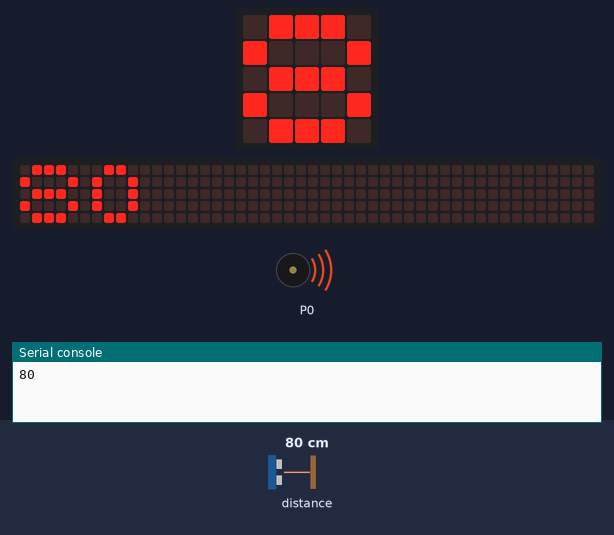
This program was run on a simulated BBC micro:bit (MakeCode). Parts: the board's 5×5 LED display, a strip that is not on the board, showing the scrolling text unrolled, buzzer (waves = sounding), the last lines printed to the serial console. The inputs (shaded band) are chosen by the test bench; at power-on: distance to the obstacle 80 cm. The 48×5 strip is a reading aid, not a part: it shows the text the display is scrolling, unrolled, one strip-width of it at a time.

Above: at 1.2 s.
1.3 s: distance to the obstacle set to 2 cm
At 3.9 s:
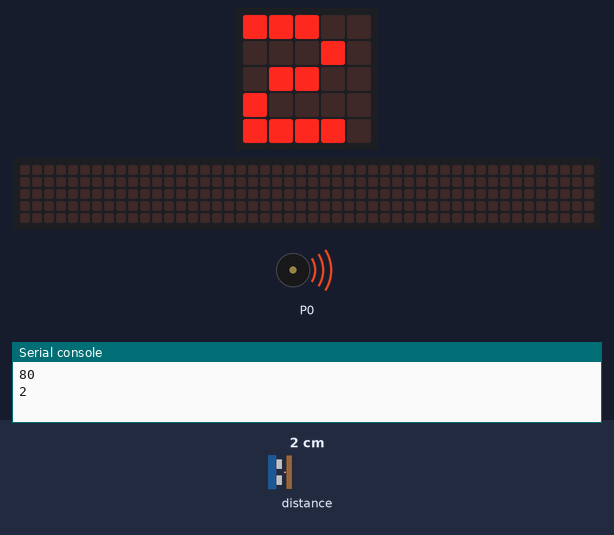
4.3 s: distance to the obstacle set to 4 cm
At 5.98 s:
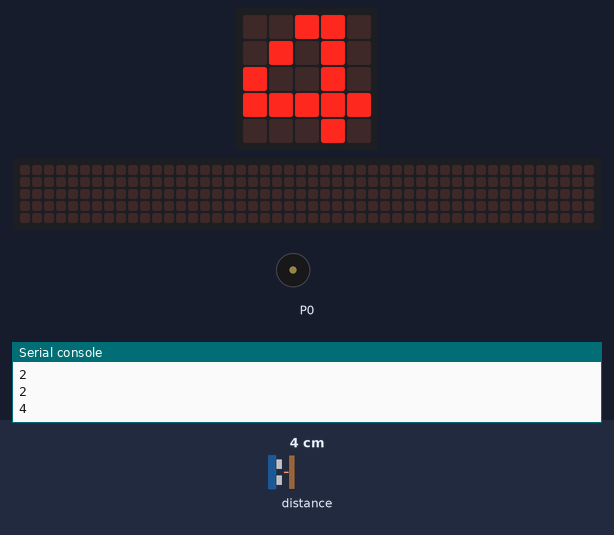
7.3 s: distance to the obstacle set to 9 cm
At 9.48 s:
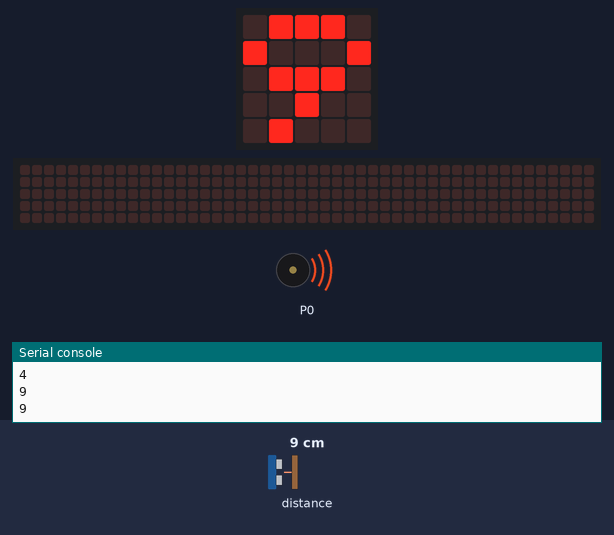
9.6 s: distance to the obstacle set to 18 cm
At 10.49 s:
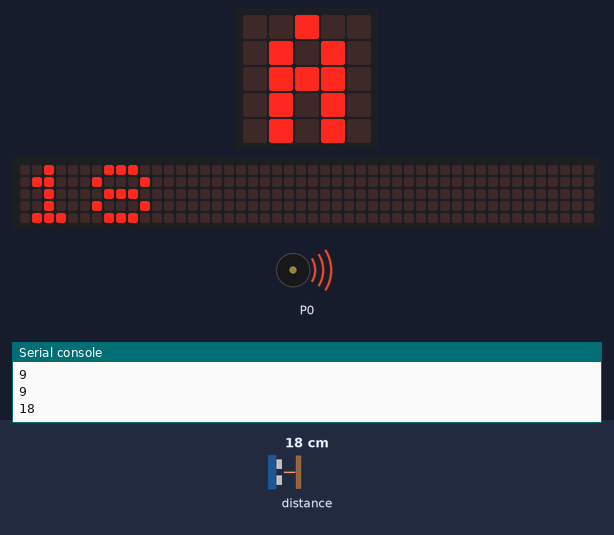
Timing chart, 0 to 18.4 s (numbered marks = the images above; inputs shaded):
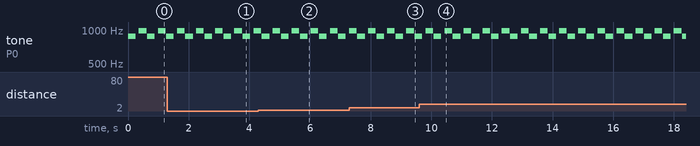

The program:

main.ts
```typescript
music.setVolume(127)
basic.forever(function () {
    if (sonar.ping(
    DigitalPin.P1,
    DigitalPin.P2,
    PingUnit.Centimeters
    ) > 1) {
        basic.showLeds(`
            . . # . .
            . # . # .
            . # # # .
            . # . # .
            . # . # .
            `)
    } else {
        basic.showLeds(`
            . # # # .
            . # . . #
            . # # # .
            . # . . #
            . # # # .
            `)
    }
})
basic.forever(function () {
    music.playTone(880, music.beat(BeatFraction.Half))
    basic.pause(100)
    music.playTone(988, music.beat(BeatFraction.Half))
})
basic.forever(function () {
    serial.writeLine("" + (sonar.ping(
    DigitalPin.P1,
    DigitalPin.P2,
    PingUnit.Centimeters
    )))
    basic.showNumber(sonar.ping(
    DigitalPin.P1,
    DigitalPin.P2,
    PingUnit.Centimeters
    ))
})
```

test.ts
```typescript
// 在這裡測試；當此封包作為擴充功能時，將不會編譯此內容。
```

Measured:
- after the input at 1.3 s, the display: first differs from a run without the input after 2.2 s (image 1)
- after the input at 4.3 s, the display: first differs from a run without the input after 1.5 s (image 2)
- after the input at 7.3 s, the display: first differs from a run without the input after 0.83 s (image 3)
- after the input at 9.6 s, the display: first differs from a run without the input after 0.84 s (image 4)
- by itself, tone on P0: repeats every 0.63 s: 988 Hz 0.25 s, silent 0.03 s, 880 Hz 0.25 s, silent 0.11 s
- what the display in image 1 shows lasts 0.8 s, from 3.5 s to 4.3 s
